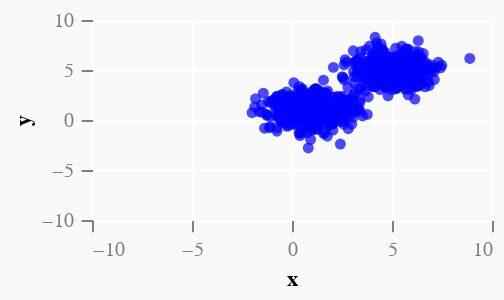

This figure's notebook cell:
### Code cell
-- vlShow $ plot (200, 100) (L [barPlot "b"]) (Cols [("b", VL.Booleans $ sampleSTfixed $ prior $ mh 10 $ bernoulli 0.5)])

multinorm (a,b) = do
    x <- normal a 1
    y <- normal b 1
    return (x,y)

mixture = do
    x <- uniformD [multinorm (a,b) | (a,b) <- [(1,1), (5,5)]]
    x

(nums, nums2) <- unzip <$> sampleIO (replicateM 1000 $ mixture)
vlShow $ plot (200, 100) (L [scatterBlue "x" "y" (-10,10) (-10,10)]) (Cols 
        [("x", VL.Numbers nums),
        ("y", VL.Numbers nums2)
        ])

### Figure 1 — Vega-Lite specification as saved in the notebook (floating-point values rounded to 4 significant figures; data arrays with more than 128 entries replaced by an {"elided": "..."} marker saying what was removed)
{"height": 100, "data": {"values": {"elided": "1000 records"}}, "$schema": "https://vega.github.io/schema/vega-lite/v4.json", "config": {"axis": {"domain": false, "tickSize": 5.67, "gridColor": "#FFFFFF", "labelColor": "#7F7F7F", "labelPadding": 4, "grid": true, "tickColor": "#7F7F7F"}}, "width": 200, "layer": [{"encoding": {"y": {"type": "quantitative", "field": "y", "scale": {"domain": [-10, 10]}}, "x": {"type": "quantitative", "field": "x", "scale": {"domain": [-10, 10]}}}, "mark": {"color": "blue", "type": "circle"}}], "background": "#f9f9f9", "description": "Plot"}
